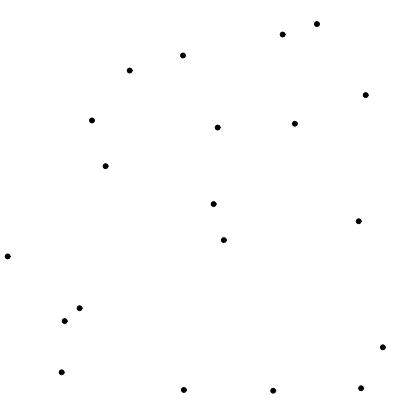
Frame 1 (no input)
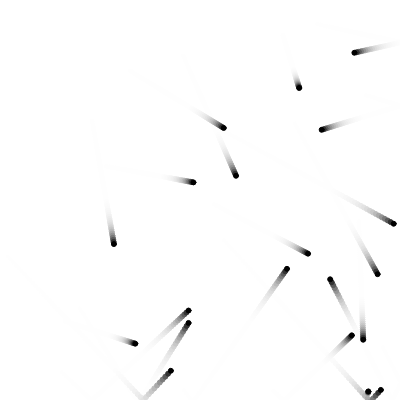
Frame 60 (no input)
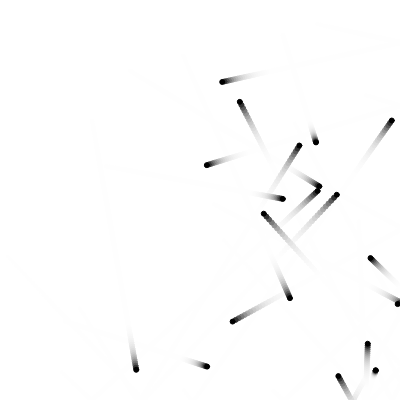
Frame 120 (the mouse pressed at the canvas centre since frame 60)

The p5.js sketch that drew these frames (run headless with seeded random() and noise() and a simulated clock; from frame 60 on, the mouse is pressed at the canvas centre):

// p5.js sketch
// ── sketch.js
const sketchWidth = 400;
const sketchHeight = 400;

const numPoints = 20;
const velocity = 3;

const points = [];
  for (let p = 0; p < numPoints; p += 1){
    points.push ({

        x: Math.random() * sketchWidth,
        y: Math.random() * sketchHeight,

        vx: Math.random() * velocity,
        vy: Math.random() * velocity
    });

  }





//Preload
function preload(){
  // preload assets
}



//Setup
function setup() {
  createCanvas(sketchWidth, sketchHeight);

  frameRate(60);
  

}



//Draw
function draw() {
  background (255, 50);
  fill (0);

  for (let p = 0; p < points.length; p += 1){

    circle (points[p].x, points[p].y, 5);

    points[p].x += points[p].vx;
    points[p].y += points[p].vy;
  

    if (points[p].x>sketchWidth || points[p].x < 0){
        points[p].vx *= -1;
    }

     if (points[p].y>sketchHeight || points[p].y < 0){
        points[p].vy *= -1;
      }

}



  
  
  



      
  }
